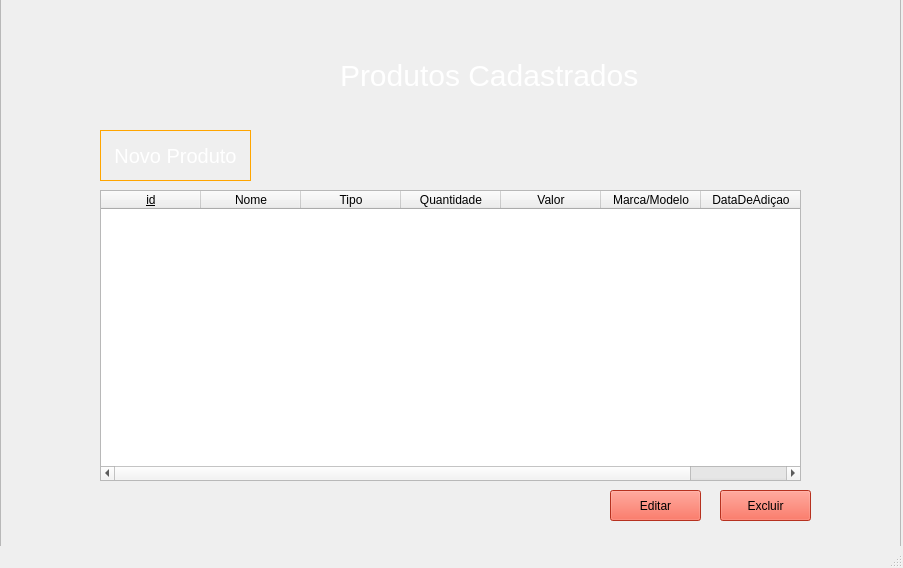
<?xml version="1.0" encoding="UTF-8"?>
<ui version="4.0">
 <class>MainWindow</class>
 <widget class="QMainWindow" name="MainWindow">
  <property name="geometry">
   <rect>
    <x>0</x>
    <y>0</y>
    <width>903</width>
    <height>568</height>
   </rect>
  </property>
  <property name="windowTitle">
   <string>MainWindow</string>
  </property>
  <property name="autoFillBackground">
   <bool>false</bool>
  </property>
  <property name="styleSheet">
   <string notr="true"/>
  </property>
  <property name="documentMode">
   <bool>false</bool>
  </property>
  <widget class="QWidget" name="centralwidget">
   <widget class="QTableWidget" name="tableWidget">
    <property name="geometry">
     <rect>
      <x>100</x>
      <y>190</y>
      <width>701</width>
      <height>291</height>
     </rect>
    </property>
    <property name="styleSheet">
     <string notr="true"/>
    </property>
    <column>
     <property name="text">
      <string>id</string>
     </property>
     <property name="font">
      <font>
       <underline>true</underline>
      </font>
     </property>
     <property name="background">
      <color>
       <red>82</red>
       <green>216</green>
       <blue>218</blue>
      </color>
     </property>
     <property name="icon">
      <iconset theme="red">
       <normaloff>.</normaloff>.</iconset>
     </property>
    </column>
    <column>
     <property name="text">
      <string>Nome</string>
     </property>
    </column>
    <column>
     <property name="text">
      <string>Tipo</string>
     </property>
    </column>
    <column>
     <property name="text">
      <string>Quantidade</string>
     </property>
    </column>
    <column>
     <property name="text">
      <string>Valor</string>
     </property>
    </column>
    <column>
     <property name="text">
      <string>Marca/Modelo</string>
     </property>
    </column>
    <column>
     <property name="text">
      <string>DataDeAdiçao</string>
     </property>
    </column>
   </widget>
   <widget class="QPushButton" name="pushButton_6">
    <property name="geometry">
     <rect>
      <x>720</x>
      <y>490</y>
      <width>91</width>
      <height>31</height>
     </rect>
    </property>
    <property name="styleSheet">
     <string notr="true">background-color: rgb(255, 69, 44);</string>
    </property>
    <property name="text">
     <string>Excluir</string>
    </property>
   </widget>
   <widget class="QPushButton" name="pushButton_7">
    <property name="geometry">
     <rect>
      <x>610</x>
      <y>490</y>
      <width>91</width>
      <height>31</height>
     </rect>
    </property>
    <property name="styleSheet">
     <string notr="true">background-color: rgb(255, 69, 44);
</string>
    </property>
    <property name="text">
     <string>Editar</string>
    </property>
   </widget>
   <widget class="QPushButton" name="pushButton_8">
    <property name="geometry">
     <rect>
      <x>100</x>
      <y>130</y>
      <width>151</width>
      <height>51</height>
     </rect>
    </property>
    <property name="styleSheet">
     <string notr="true">
QPushButton{ border:1px solid orange;color:white;font-size:20px ; }


QPushButton:hover{ background-color:orange;color:black  }


</string>
    </property>
    <property name="text">
     <string>Novo Produto</string>
    </property>
   </widget>
   <widget class="QFrame" name="frame">
    <property name="geometry">
     <rect>
      <x>0</x>
      <y>-10</y>
      <width>901</width>
      <height>561</height>
     </rect>
    </property>
    <property name="styleSheet">
     <string notr="true">background-image: url(:/fundo/Black-and-Orange-Desktop-Background.jpg);</string>
    </property>
    <property name="frameShape">
     <enum>QFrame::StyledPanel</enum>
    </property>
    <property name="frameShadow">
     <enum>QFrame::Raised</enum>
    </property>
    <widget class="QLabel" name="label_2">
     <property name="geometry">
      <rect>
       <x>340</x>
       <y>70</y>
       <width>301</width>
       <height>31</height>
      </rect>
     </property>
     <property name="styleSheet">
      <string notr="true">color:white;font-size:30px;</string>
     </property>
     <property name="text">
      <string>Produtos Cadastrados</string>
     </property>
    </widget>
   </widget>
   <zorder>frame</zorder>
   <zorder>tableWidget</zorder>
   <zorder>pushButton_6</zorder>
   <zorder>pushButton_7</zorder>
   <zorder>pushButton_8</zorder>
  </widget>
  <widget class="QMenuBar" name="menubar">
   <property name="geometry">
    <rect>
     <x>0</x>
     <y>0</y>
     <width>903</width>
     <height>21</height>
    </rect>
   </property>
  </widget>
  <widget class="QStatusBar" name="statusbar"/>
 </widget>
 <resources>
  <include location="../../../../AppData/Local/Programs/Python/Python38-32/Lib/site-packages/qt5_applications/Qt/bin/aquimesmo.qrc"/>
  <include location="../imagemdefundo.qrc"/>
  <include location="cpanel.qrc"/>
 </resources>
 <connections/>
</ui>
